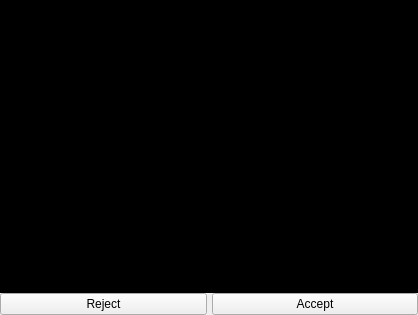
<?xml version="1.0" encoding="UTF-8"?>
<ui version="4.0">
 <class>ARWindow</class>
 <widget class="QMainWindow" name="ARWindow">
  <property name="geometry">
   <rect>
    <x>0</x>
    <y>0</y>
    <width>418</width>
    <height>315</height>
   </rect>
  </property>
  <property name="windowTitle">
   <string>MainWindow</string>
  </property>
  <widget class="QWidget" name="centralWidget">
   <layout class="QVBoxLayout" name="verticalLayout">
    <property name="spacing">
     <number>0</number>
    </property>
    <property name="margin">
     <number>0</number>
    </property>
    <item>
     <widget class="QGraphicsView" name="arDisplay">
      <property name="styleSheet">
       <string notr="true">background-color: rgb(0, 0, 0);
border-width: 0px ;
border-style: none ;</string>
      </property>
      <property name="lineWidth">
       <number>0</number>
      </property>
     </widget>
    </item>
    <item>
     <layout class="QHBoxLayout" name="buttonBar">
      <property name="spacing">
       <number>5</number>
      </property>
      <property name="leftMargin">
       <number>0</number>
      </property>
      <item>
       <widget class="QPushButton" name="pushButtonReject">
        <property name="text">
         <string>Reject</string>
        </property>
       </widget>
      </item>
      <item>
       <widget class="QPushButton" name="pushButtonAccept">
        <property name="text">
         <string>Accept</string>
        </property>
       </widget>
      </item>
     </layout>
    </item>
   </layout>
  </widget>
 </widget>
 <layoutdefault spacing="6" margin="11"/>
 <resources/>
 <connections/>
</ui>
